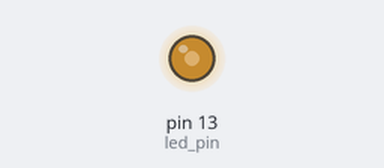
This sketch was run on a simulated Arduino Uno, built with avr-gcc and run on an emulated ATmega328P. On the bench: output pins drawn as LEDs (lit = HIGH). What the sketch prints to the serial monitor is not drawn.

Above: at 0.1 s.
Timing chart, 0 to 1.6 s (numbered marks = the images above):
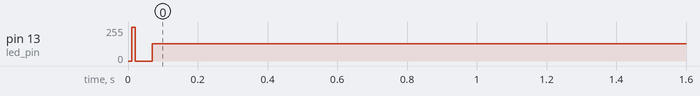

The sketch:

lab2.ino
```cpp
const int led_pin = 13;

int ms = 0;
int s = 0;
int m = 0;
int hr = 0;

ISR(TIMER1_COMPA_vect){
  PORTB = PORTB^B100000;
  ms = ms + 1;

  if(ms == 100){
    ms = 0;
    s = s + 1;
  }
  if(s == 60){
    s = 0;
    m = m + 1;
  }
  if(m == 60){
    m = 0;
    hr = hr + 1;
  }
  String time_string = String("")+hr+" : "+m+" : "+s+" : "+ms;
  //  /r character is only work on normal serial monitor like 'putty' or 'MobaXterm'.
  //  This doesn't work on Arduino Built-in serial monitor
  Serial.print("\r");
  Serial.print(time_string);
}
void setup(){
    DDRB = B100000;           // set the regisster of pin 13 as output mode by DDR
    TCCR1A = 0;               // reset TIMER1 control register by TCCR1
    TCCR1B = 0;
    TCCR1B |= (1<<WGM12);     // Set Clear Timer on Compare Match (CTC) Mode

    /* 10ms: 160000clk for 16MHz clk */
    /* 256 prescalar -> 625 count in 10ms */
    TCCR1B |= (1<<CS12);      // set the prescaler
    TCNT1=0;                  // reset Timer1 by TCNT
    OCR1A = 625;              // set compare value by OCR1
    TIMSK1 |= (1 << OCIE1A);  // enable  Timer1 compare interrupt mode by TIMSK
    sei();                    // enable global interrupt
    PORTB = B000000;
    Serial.begin(115200);
}
void loop(){
    // ISR will handle everything.
}
```

Measured:
- by itself, pin 13 (led_pin): 0/255 → 128/255 at 0.01 s
